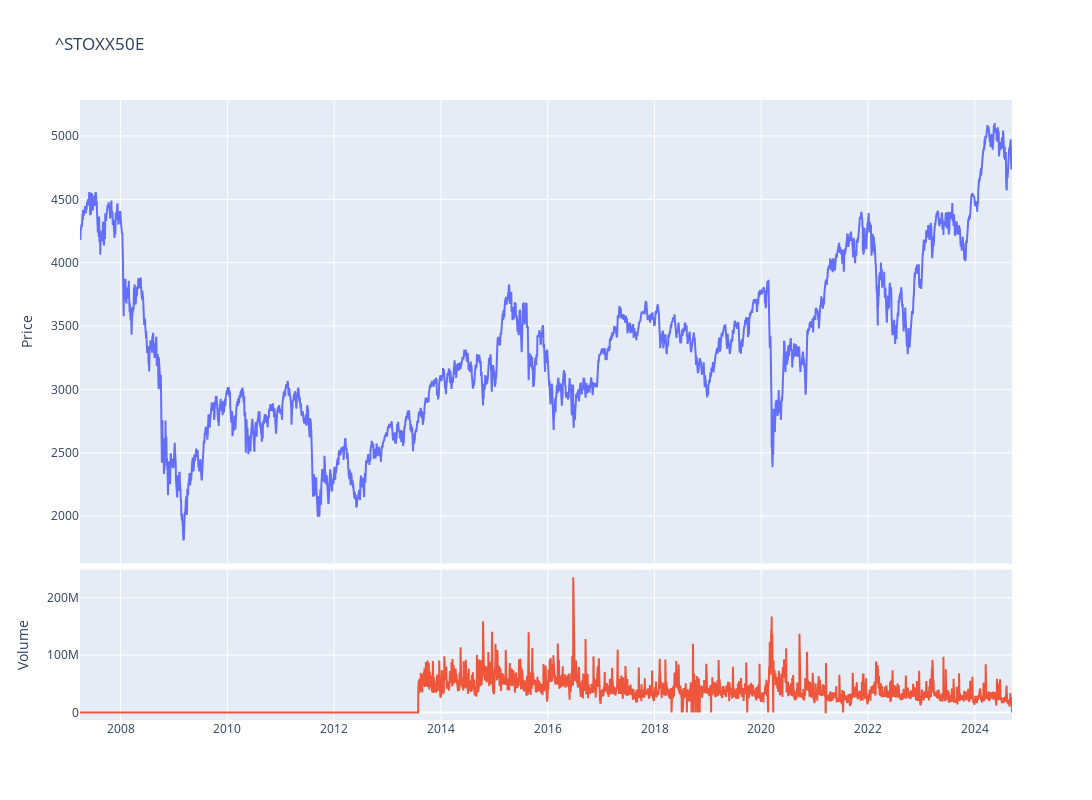

The notebook cell this image was saved under:
### Code cell
fig = make_subplots(rows=4, cols=1,shared_xaxes=True,vertical_spacing=0.01,specs=[[{'rowspan':3,'colspan':1}],[None],[None],[{'rowspan':1,'colspan':1}]])

# Graph (1,1)
fig.add_trace(go.Scatter(x=stock_ticker.index,y=stock_ticker['Close'],mode="lines",name=f"{ticker}"),row=1, col=1)
# Update xaxis properties
fig.update_yaxes(title_text="Price", row=1, col=1)

# Graph (4,1)
fig.add_trace(go.Scatter(x=stock_ticker.index,y=stock_ticker['Volume'],mode="lines",name='Volume'),row=4, col=1)
fig.update_yaxes(title_text="Volume", row=4, col=1)

fig.update_layout(height=800, width=1300,showlegend=False,title=f"{ticker}")

fig.show()

### Figure 1 — Plotly figure (JSON) as saved in the notebook; plotly's stock layout.template omitted (floating-point values rounded to 4 significant figures; data arrays with more than 128 entries replaced by an {"elided": "..."} marker saying what was removed)
{"data": [{"mode": "lines", "name": "^STOXX50E", "type": "scatter", "x": {"elided": "4377 str values"}, "xaxis": "x", "y": {"elided": "4377 float values"}, "yaxis": "y"}, {"mode": "lines", "name": "Volume", "type": "scatter", "x": {"elided": "4377 str values"}, "xaxis": "x2", "y": {"elided": "4377 int values"}, "yaxis": "y2"}], "layout": {"height": 800, "showlegend": false, "title": {"text": "^STOXX50E"}, "width": 1300, "xaxis": {"anchor": "y", "domain": [0, 1], "matches": "x2", "showticklabels": false}, "xaxis2": {"anchor": "y2", "domain": [0, 1]}, "yaxis": {"anchor": "x", "domain": [0.2525, 1], "title": {"text": "Price"}}, "yaxis2": {"anchor": "x2", "domain": [0, 0.2425], "title": {"text": "Volume"}}}}
